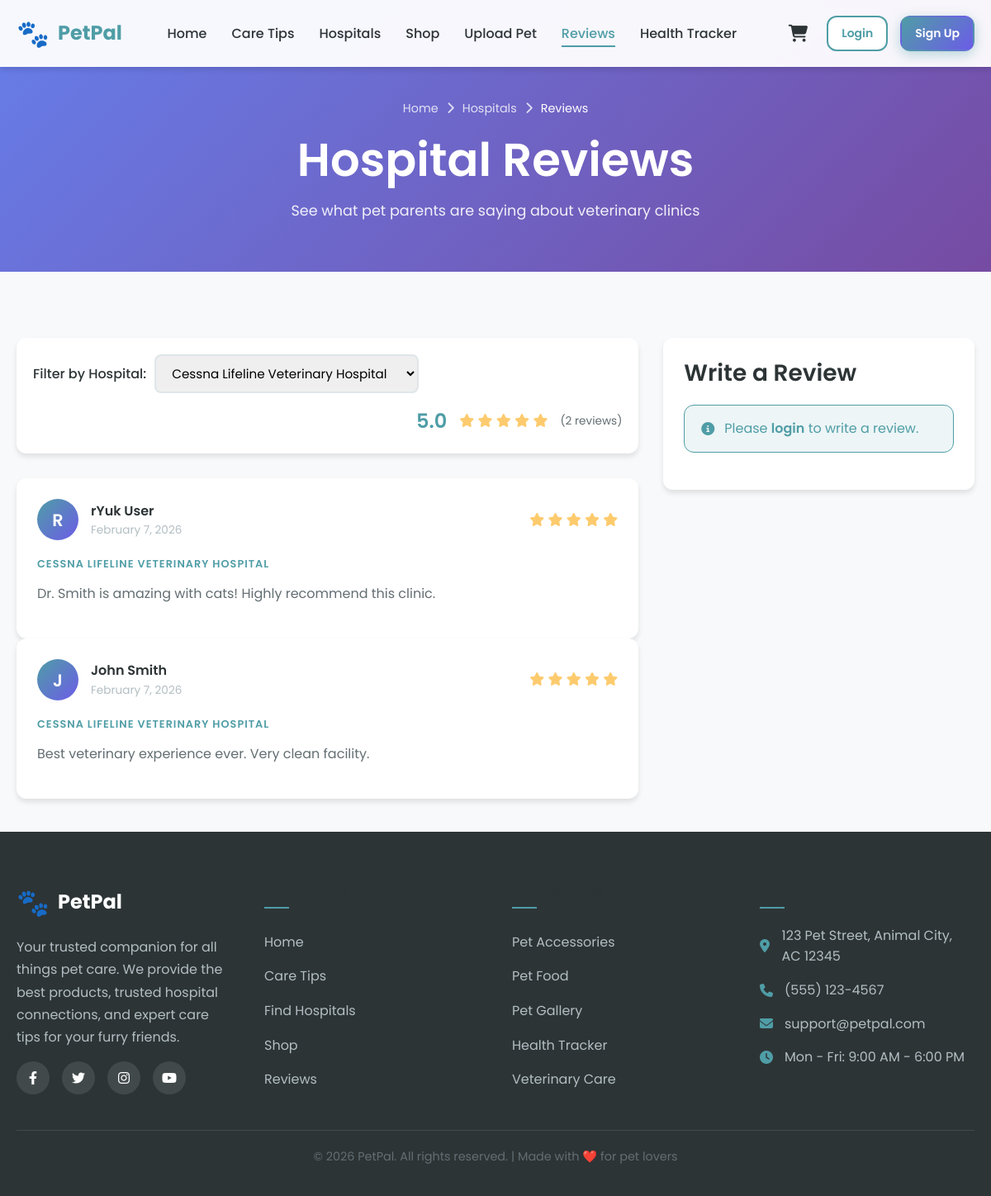
Page /pages/reviews.php?hospital=2 on the committed database.
### tables this page shows
CREATE TABLE reviews (
    id INT AUTO_INCREMENT PRIMARY KEY,
    user_id INT NOT NULL,
    hospital_id INT NOT NULL,
    rating INT NOT NULL CHECK (rating >= 1 AND rating <= 5),
    comment TEXT,
    created_at TIMESTAMP DEFAULT CURRENT_TIMESTAMP,
    FOREIGN KEY (user_id) REFERENCES users(id) ON DELETE CASCADE,
    FOREIGN KEY (hospital_id) REFERENCES hospitals(id) ON DELETE CASCADE
);

CREATE TABLE users (
    id INT AUTO_INCREMENT PRIMARY KEY,
    username VARCHAR(50) NOT NULL UNIQUE,
    email VARCHAR(100) NOT NULL UNIQUE,
    password VARCHAR(255) NOT NULL,
    full_name VARCHAR(100),
    created_at TIMESTAMP DEFAULT CURRENT_TIMESTAMP
);

CREATE TABLE hospitals (
    id INT AUTO_INCREMENT PRIMARY KEY,
    name VARCHAR(150) NOT NULL,
    address TEXT NOT NULL,
    phone VARCHAR(20),
    email VARCHAR(100),
    image_url VARCHAR(255),
    latitude DECIMAL(10,8),
    longitude DECIMAL(11,8),
    created_at TIMESTAMP DEFAULT CURRENT_TIMESTAMP
);

### config/config.php (called while the page is built, shortened)
<?php
function isLoggedIn()
{
    return isset($_SESSION['user_id']) && !empty($_SESSION['user_id']);
}
function h($string)
{
    return htmlspecialchars($string ?? '', ENT_QUOTES, 'UTF-8');
}

### pages/reviews.php (the view, shortened to what this page needs)
<?php
require_once '../config/config.php';
$conn = getDBConnection();
$selectedHospitalId = isset($_GET['hospital']) ? intval($_GET['hospital']) : null;
$hospitalsStmt = $conn->query("SELECT id, name FROM hospitals ORDER BY name");
$hospitals = $hospitalsStmt->fetchAll();
$reviewQuery = "
    SELECT reviews.*, users.username, users.full_name, hospitals.name as hospital_name
    FROM reviews
    JOIN users ON reviews.user_id = users.id
    JOIN hospitals ON reviews.hospital_id = hospitals.id
";
$params = [];
if ($selectedHospitalId) {
    $reviewQuery .= " WHERE reviews.hospital_id = ?";
    $params[] = $selectedHospitalId;
}
$reviewQuery .= " ORDER BY reviews.created_at DESC";
$reviewsStmt = $conn->prepare($reviewQuery);
$reviewsStmt->execute($params);
$reviews = $reviewsStmt->fetchAll();
$avgRating = 0;
$totalRatings = count($reviews);
if ($totalRatings > 0) {
    $avgRating = array_sum(array_column($reviews, 'rating')) / $totalRatings;
}
?>
<!DOCTYPE html>
<html lang="en">
<head>
    <?php include '../includes/head.php'; ?>
</head>
<body>
    <?php include '../includes/navbar.php'; ?>
    <header class="page-header">
        <div class="container">
            <div class="breadcrumb">
                <a href="<?php echo SITE_URL; ?>">Home</a>
                <i class="fas fa-chevron-right"></i>
                <a href="<?php echo SITE_URL; ?>/pages/hospitals.php">Hospitals</a>
                <i class="fas fa-chevron-right"></i>
                <span>Reviews</span>
            </div>
            <h1>Hospital Reviews</h1>
            <p>See what pet parents are saying about veterinary clinics</p>
        </div>
    </header>
    <main class="main-content">
        <div class="container">
            <div style="display: grid; grid-template-columns: 2fr 1fr; gap: 30px; align-items: start;">
                <div>
                    <div class="shop-filters" style="margin-bottom: 30px;">
                        <div class="filter-group">
                            <label class="filter-label">Filter by Hospital:</label>
                            <select class="filter-select" id="hospitalFilter" onchange="filterHospital()">
                                <?php foreach ($hospitals as $hospital): ?>
                                    <option value="<?php echo $hospital['id']; ?>"
                                            <?php echo $selectedHospitalId == $hospital['id'] ? 'selected' : ''; ?>>
                                        <?php echo h($hospital['name']); ?>
                                    </option>
                                <?php endforeach; ?>
                            </select>
                        </div>
                        <?php if ($totalRatings > 0): ?>
                            <div class="filter-group" style="margin-left: auto;">
                                <span style="font-size: 1.5rem; font-weight: 600; color: var(--primary);">
                                    <?php echo number_format($avgRating, 1); ?>
                                </span>
                                <div class="stars" style="margin-left: 5px;">
                                    <?php for ($i = 1; $i <= 5; $i++): ?>
                                        <i class="fas fa-star" style="color: <?php echo $i <= round($avgRating) ? '#FDCB6E' : '#DFE6E9'; ?>"></i>
                                    <?php endfor; ?>
                                </div>
                                <span class="rating-count" style="margin-left: 5px;">
                                    (<?php echo $totalRatings; ?> reviews)
                                </span>
                            </div>
                        <?php endif; ?>
                    </div>
                    <?php if (empty($reviews)): ?>
                        <div class="empty-state">
                            <div class="empty-icon">📝</div>
                            <h3>No Reviews Yet</h3>
                            <p>Be the first to leave a review!</p>
                        </div>
                    <?php else: ?>
                        <div id="reviewsList">
                            <?php foreach ($reviews as $review): ?>
                                <div class="review-card" data-hospital="<?php echo $review['hospital_id']; ?>">
                                    <div class="review-header">
                                        <div class="review-avatar">
                                            <?php echo strtoupper(substr($review['username'], 0, 1)); ?>
                                        </div>
                                        <div class="review-user">
                                            <div class="review-name"><?php echo h($review['full_name']); ?></div>
                                            <div class="review-date">
                                                <?php echo date('F j, Y', strtotime($review['created_at'])); ?>
                                            </div>
                                        </div>
                                        <div class="review-rating">
                                            <?php for ($i = 1; $i <= 5; $i++): ?>
                                                <i class="fas fa-star" style="color: <?php echo $i <= $review['rating'] ? '#FDCB6E' : '#DFE6E9'; ?>"></i>
                                            <?php endfor; ?>
                                        </div>
                                    </div>
                                    <div style="margin-bottom: 10px;">
                                        <span class="product-category"><?php echo h($review['hospital_name']); ?></span>
                                    </div>
                                    <p class="review-content"><?php echo nl2br(h($review['comment'])); ?></p>
                                </div>
                            <?php endforeach; ?>
                        </div>
                    <?php endif; ?>
                </div>
                <div>
                    <div class="card" style="padding: 25px; position: sticky; top: 100px;">
                        <h3 style="margin-bottom: 20px;">Write a Review</h3>
                        <?php if (!isLoggedIn()): ?>
                            <div class="alert alert-info">
                                <i class="fas fa-info-circle"></i>
                                <span>Please <a href="<?php echo SITE_URL; ?>/pages/login.php" style="font-weight: 600;">login</a> to write a review.</span>
                            </div>
                        <?php endif; ?>
                    </div>
                </div>
            </div>
        </div>
    </main>
    <?php include '../includes/footer.php'; ?>
</body>
</html>

### assets/css/style.css (style rules this page uses)
:root { --primary: #4F9DA6; --primary-dark: #3D7A82; --primary-light: #7FBFC7; --secondary: #FF8C42; --secondary-dark: #E57A35; --secondary-light: #FFA76C; --accent: #6C5CE7; --accent-light: #A29BFE; --dark: #2D3436; --gray-dark: #636E72; --gray: #B2BEC3; --gray-light: #DFE6E9; --light: #F8F9FA; --white: #FFFFFF; --success: #00B894; --warning: #FDCB6E; --danger: #E74C3C; --gradient-primary: linear-gradient(135deg, #4F9DA6 0%, #6C5CE7 100%); --gradient-secondary: linear-gradient(135deg, #FF8C42 0%, #E74C3C 100%); --gradient-hero: linear-gradient(135deg, #667eea 0%, #764ba2 100%); --shadow-sm: 0 2px 4px rgba(0, 0, 0, 0.05); --shadow: 0 4px 6px rgba(0, 0, 0, 0.1); --shadow-lg: 0 10px 25px rgba(0, 0, 0, 0.15); --shadow-xl: 0 20px 40px rgba(0, 0, 0, 0.2); --radius-sm: 8px; --radius: 12px; --radius-lg: 20px; --radius-xl: 30px; --transition: all 0.3s ease; --transition-fast: all 0.15s ease; --font-primary: 'Poppins', sans-serif; }
*, *::before, *::after { margin: 0; padding: 0; box-sizing: border-box; }
html { scroll-behavior: smooth; font-size: 16px; }
body { font-family: var(--font-primary); background-color: var(--light); color: var(--dark); line-height: 1.6; min-height: 100vh; display: flex; flex-direction: column; overflow-x: hidden; }
a { text-decoration: none; color: inherit; transition: var(--transition); }
input, textarea, select { font-family: inherit; outline: none; }
h1, h2, h3, h4, h5, h6 { font-weight: 600; line-height: 1.3; color: var(--dark); }
h1 { font-size: clamp(2rem, 5vw, 3.5rem); }
h3 { font-size: clamp(1.25rem, 3vw, 1.75rem); }
p { margin-bottom: 1rem; color: var(--gray-dark); }
.container { width: 100%; max-width: 1200px; margin: 0 auto; padding: 0 20px; }
.main-content { flex: 1; padding: 40px 0; }
.card { background: var(--white); border-radius: var(--radius); box-shadow: var(--shadow); overflow: hidden; transition: var(--transition); }
.product-category { font-size: 0.8rem; color: var(--primary); text-transform: uppercase; font-weight: 600; letter-spacing: 1px; margin-bottom: 8px; }
.stars { color: var(--warning); font-size: 1rem; }
.rating-count { font-size: 0.85rem; color: var(--gray-dark); }
.review-card { background: var(--white); border-radius: var(--radius); padding: 25px; box-shadow: var(--shadow); transition: var(--transition); }
.review-header { display: flex; align-items: center; gap: 15px; margin-bottom: 15px; }
.review-avatar { width: 50px; height: 50px; border-radius: 50%; background: var(--gradient-primary); display: flex; align-items: center; justify-content: center; color: var(--white); font-size: 1.3rem; font-weight: 600; }
.review-user { flex: 1; }
.review-name { font-weight: 600; color: var(--dark); }
.review-date { font-size: 0.85rem; color: var(--gray); }
.review-rating { color: var(--warning); }
.review-content { color: var(--gray-dark); line-height: 1.7; }
.shop-filters { background: var(--white); border-radius: var(--radius); padding: 20px; box-shadow: var(--shadow); margin-bottom: 30px; display: flex; flex-wrap: wrap; gap: 15px; align-items: center; }
.filter-group { display: flex; align-items: center; gap: 10px; }
.filter-label { font-weight: 500; color: var(--dark); }
.filter-select { padding: 10px 15px; border: 2px solid var(--gray-light); border-radius: var(--radius-sm); font-size: 0.95rem; cursor: pointer; transition: var(--transition); }
.alert { padding: 15px 20px; border-radius: var(--radius); margin-bottom: 20px; display: flex; align-items: center; gap: 12px; }
.alert-info { background: rgba(79, 157, 166, 0.1); border: 1px solid var(--primary); color: var(--primary); }
.page-header { background: var(--gradient-hero); padding: 120px 0 60px; text-align: center; color: var(--white); margin-bottom: 40px; }
.page-header h1 { color: var(--white); margin-bottom: 10px; }
.page-header p { color: rgba(255, 255, 255, 0.9); font-size: 1.1rem; max-width: 600px; margin: 0 auto; }
.breadcrumb { display: flex; align-items: center; gap: 10px; color: rgba(255, 255, 255, 0.8); font-size: 0.9rem; margin-bottom: 15px; justify-content: center; }
.breadcrumb a { color: rgba(255, 255, 255, 0.8); }
.breadcrumb span { color: var(--white); }

### rows in the picture
reviews: user.username "R", user.full_name "rYuk User", created_at "February 7, 2026", rating 5 (drawn), hospital.name "CESSNA LIFELINE VETERINARY HOSPITAL", comment "Dr. Smith is amazing with cats! Highly recommend this clinic."
reviews: user.username "J", user.full_name "John Smith", created_at "February 7, 2026", rating 5 (drawn), hospital.name "CESSNA LIFELINE VETERINARY HOSPITAL", comment "Best veterinary experience ever. Very clean facility."

### other values in the picture
SITE_NAME "PetPal"
$avgRating "5.0"
$totalRatings "2"
form field value "Cessna Lifeline Veterinary Hospital"
